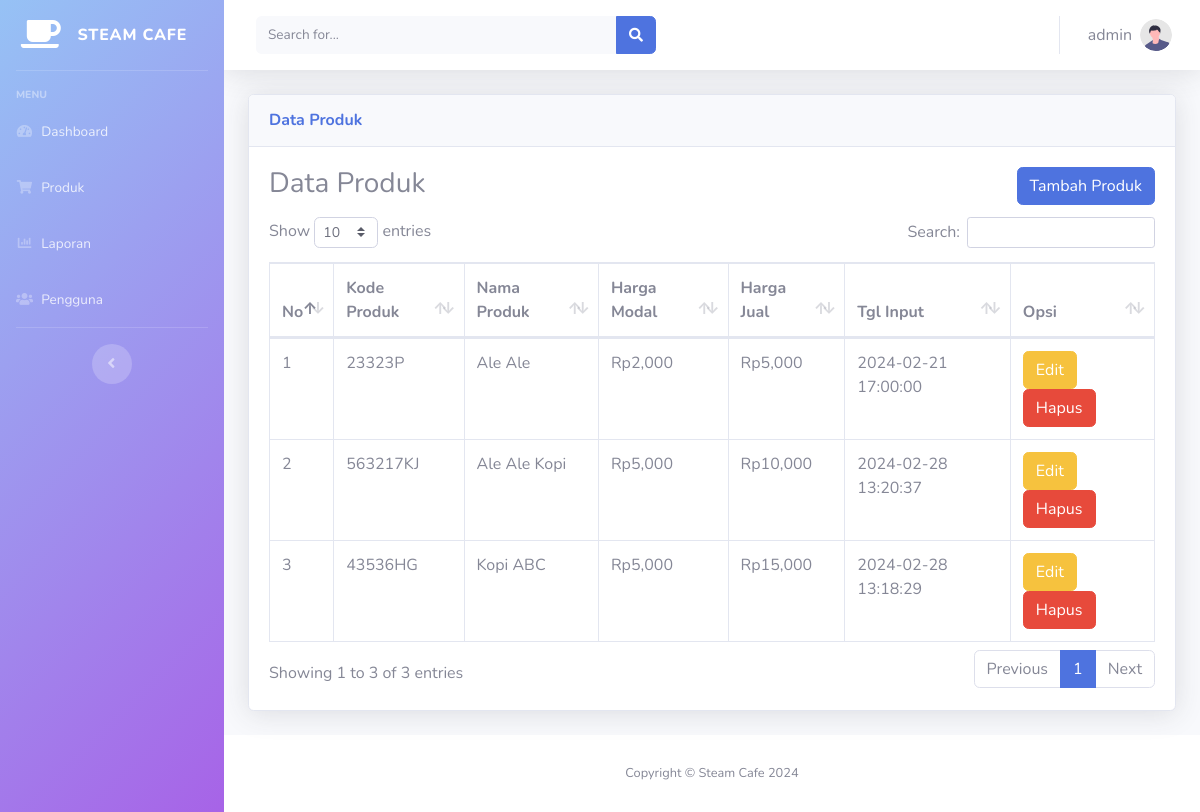
The app's page /admin/produk.php (signed in) with its own data.
### tables this page shows
CREATE TABLE `produk` (
  `idproduk` int(11) NOT NULL,
  `kode_produk` varchar(100) NOT NULL,
  `nama_produk` varchar(255) NOT NULL,
  `harga_modal` int(11) NOT NULL,
  `harga_jual` int(11) NOT NULL,
  `tgl_input` timestamp NOT NULL DEFAULT current_timestamp() ON UPDATE current_timestamp()
);

### admin/produk.php (the view, shortened to what this page needs)
<?php
require "../ceklogin.php";
?>
<!DOCTYPE html>
<html lang="en">
<head>
    <link href="vendor/fontawesome-free/css/all.min.css" rel="stylesheet" type="text/css">
    <link href="css/sb-admin-2.css" rel="stylesheet">
    <link href="vendor/datatables/dataTables.bootstrap4.min.css" rel="stylesheet">
</head>
<body id="page-top">
    <div id="wrapper">
        <ul class="navbar-nav bg-gradient-primary sidebar sidebar-dark accordion" id="accordionSidebar">
            <a class="sidebar-brand d-flex align-items-center justify-content-center" href="index.html">
                <div class="sidebar-brand-icon">
                    <i class="fas fa-coffee"></i>
                </div>
                <div class="sidebar-brand-text mx-3"> Steam Cafe</div>
            </a>
            <hr class="sidebar-divider">
            <div class="sidebar-heading">
                Menu
            </div>
            <li class="nav-item">
                <a class="nav-link" href="index.php">
                    <i class="fas fa-tachometer-alt fa-fw"></i>
                    <span>Dashboard</span></a>
            </li>
            <li class="nav-item">
                <a class="nav-link" href="produk.php">
                    <i class="fas fa-shopping-cart fa-fw"></i>
                    <span>Produk</span></a>
            </li>
            <li class="nav-item">
                <a class="nav-link" href="laporan.php">
                    <i class="fas fa-chart-bar fa-fw"></i>
                    <span>Laporan</span></a>
            </li>
            <li class="nav-item">
                <a class="nav-link" href="pengguna.php">
                    <i class="fas fa-users fa-fw"></i>
                    <span>Pengguna</span></a>
            </li>
            <hr class="sidebar-divider d-none d-md-block">
            <div class="text-center d-none d-md-inline">
                <button class="rounded-circle border-0" id="sidebarToggle"></button>
            </div>
        </ul>
        <div id="content-wrapper" class="d-flex flex-column">
            <div id="content">
                <nav class="navbar navbar-expand navbar-light bg-white topbar mb-4 static-top shadow">
                    <form class="d-none d-sm-inline-block form-inline mr-auto ml-md-3 my-2 my-md-0 mw-100 navbar-search">
                        <div class="input-group">
                            <input type="text" class="form-control bg-light border-0 small" placeholder="Search for..." aria-label="Search" aria-describedby="basic-addon2">
                            <div class="input-group-append">
                                <button class="btn btn-primary" type="button">
                                    <i class="fas fa-search fa-sm"></i>
                                </button>
                            </div>
                        </div>
                    </form>
                    <ul class="navbar-nav ml-auto">
                        <li class="nav-item dropdown no-arrow">
                            <a class="nav-link dropdown-toggle" href="#" id="userDropdown" role="button"
                                data-toggle="dropdown" aria-haspopup="true" aria-expanded="false">
                                <span class="mr-2 d-none d-lg-inline text-gray-600 big"><?php echo $_SESSION['username']; ?></span>
                                <img class="img-profile rounded-circle"
                                    src="img/undraw_profile.svg">
                            </a>
                        </li>
                    </ul>
                </nav>
                <div class="container-fluid">
                    <div class="card shadow mb-4">
                        <div class="card-header py-3">
                            <h6 class="m-0 font-weight-bold text-primary">Data Produk</h6>
                        </div>
                        <div class="card-body">
                            <div class="table-responsive">
                            <h1 class="h3 mb-3">
                                Data Produk
                                <button class="btn btn-primary float-right" type="button" data-toggle="modal" data-target="#TambahProduk">Tambah Produk</button>
                            </h1>
                                <table class="table table-bordered" id="dataTable" width="100%" cellspacing="0">
                                    <thead>
                                        <tr>
                                            <th>No</th>
                                            <th>Kode Produk</th>
                                            <th>Nama Produk</th>
                                            <th>Harga Modal</th>
                                            <th>Harga Jual</th>
                                            <th>Tgl Input</th>
                                            <th>Opsi</th>
                                        </tr>
                                    </thead>
                                    <tbody>
                                        <?php
                                        $get = mysqli_query($c, "SELECT * FROM produk");
                                        $i = 1;
                                        while ($p = mysqli_fetch_array($get)) {
                                            $kode_produk = $p['kode_produk'];
                                            $nama_produk = $p['nama_produk'];
                                            $harga_modal = $p['harga_modal'];
                                            $harga_jual = $p['harga_jual'];
                                            $tgl_input = $p['tgl_input'];
                                        ?>
                                            <tr>
                                                <td><?= $i++; ?></td>
                                                <td><?= $kode_produk; ?></td>
                                                <td><?= $nama_produk; ?></td>
                                                <td>Rp<?=number_format($harga_modal);?></td>
                                                <td>Rp<?=number_format($harga_jual);?></td>
                                                <td><?= $tgl_input; ?></td>
                                                <td>
                                                    <button type="button" class="btn btn-warning" data-toggle="modal" data-target="#editProduk<?= $kode_produk; ?>">
                                                        Edit
                                                    </button>
                                                    <button type="button" class="btn btn-danger" data-toggle="modal" data-target="#hapusProduk<?= $kode_produk; ?>">
                                                        Hapus
                                                    </button>
                                                </td>
                                            </tr>
                                        <?php
                                        };
                                        ?>
                                    </tbody>
                                </table>
                            </div>
                        </div>
                    </div>
                </div>
            </div>
            <footer class="sticky-footer bg-white">
                <div class="container my-auto">
                    <div class="copyright text-center my-auto">
                        <span>Copyright &copy; Steam Cafe 2024</span>
                    </div>
                </div>
            </footer>
        </div>
    </div>
</body>
</html>

### records on screen
produk: kode_produk "23323P", nama_produk "Ale Ale", harga_modal "2,000", harga_jual "5,000", tgl_input "2024-02-21 17:00:00"
produk: kode_produk "563217KJ", nama_produk "Ale Ale Kopi", harga_modal "5,000", harga_jual "10,000", tgl_input "2024-02-28 13:20:37"
produk: kode_produk "43536HG", nama_produk "Kopi ABC", harga_modal "5,000", harga_jual "15,000", tgl_input "2024-02-28 13:18:29"

### other values on screen
$_SESSION['username'] "admin"
